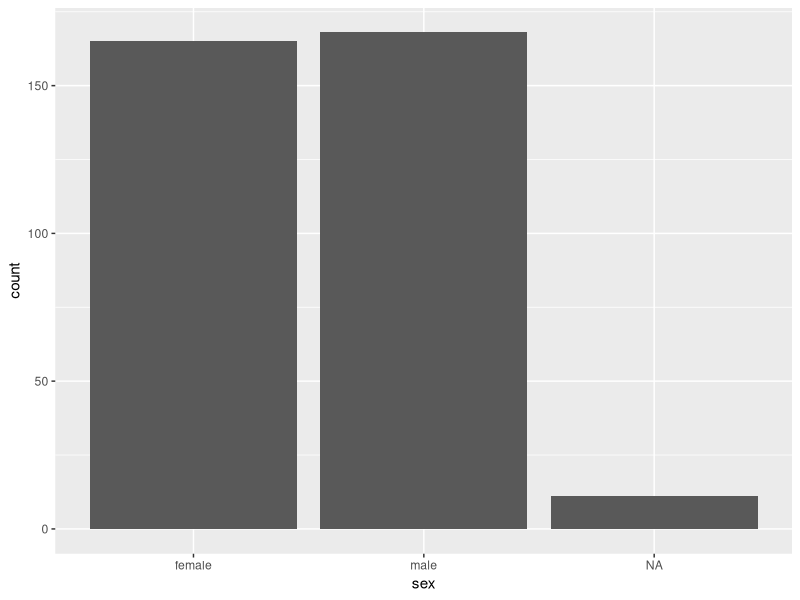

This figure's R source: (Note: this script raises an error after producing the figure.)
## ---- chunk 1
knitr::opts_chunk$set(echo = TRUE)
## ---- chunk 2
library(tidyverse)
library(palmerpenguins)
## ---- chunk 3
glimpse(penguins)
## ---- chunk 4
View(penguins)
## ---- chunk 5
ggplot(data = penguins, mapping = aes(x = sex)) +
  geom_bar()
## ---- chunk 6
ggplot(data = penguins, mapping = aes(x = )) +
  geom_bar()
## ---- chunk 7
ggplot(data = penguins, mapping = aes(x = , y =)) +
  geom_point()
## ---- chunk 8
ggplot(data = penguins, mapping = aes(x = body_mass_g, fill = species)) +
  geom_histogram()
